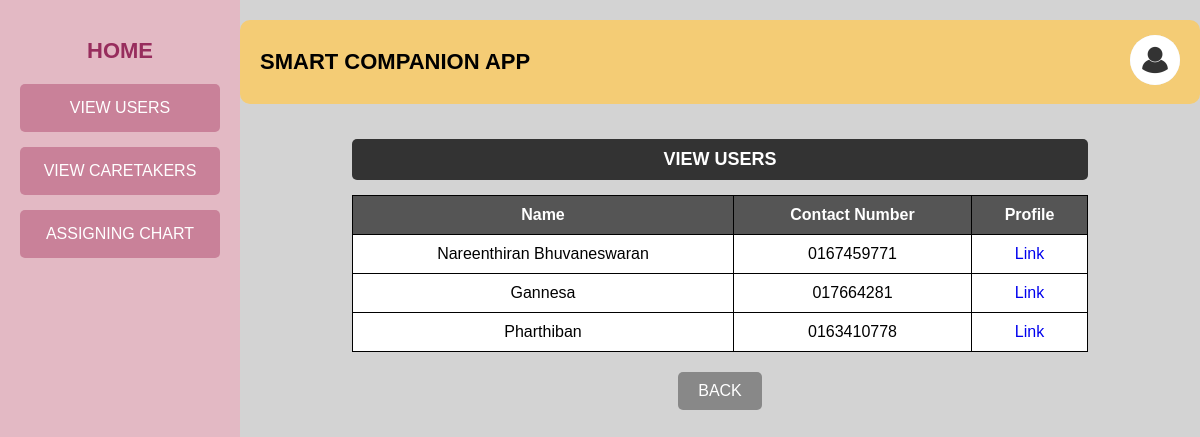
The page /aviewusers on the database as committed earlier.
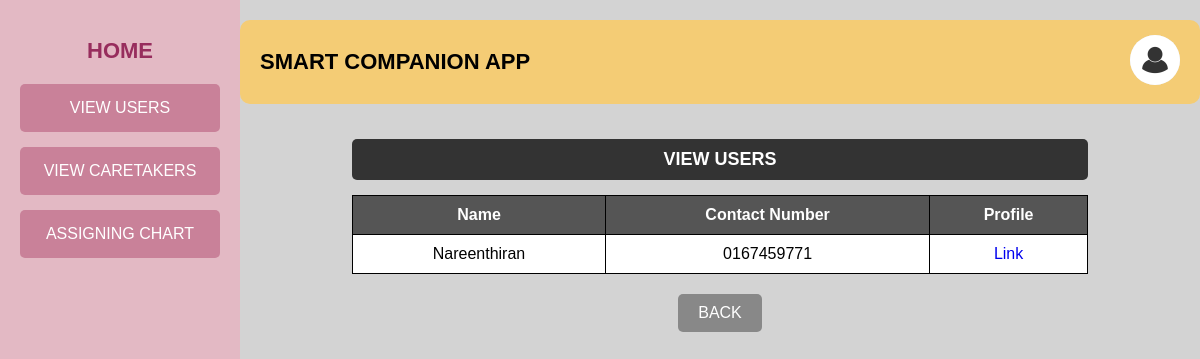
The same page on the database as committed later.
### tables this page shows
CREATE TABLE user (
            id INTEGER PRIMARY KEY AUTOINCREMENT,
            name TEXT NOT NULL,
            age TEXT NOT NULL,
            gender TEXT NOT NULL,
            username TEXT NOT NULL,
            password TEXT NOT NULL,
            ph_num TEXT NOT NULL
        );

### app.py (the view)
@app.route("/aviewusers", methods=["GET", "POST"])
def aviewusers():
    db= get_db()
    cursor = db.cursor()
    admin_id = session.get('admin_id')
    str_admin_id = str(admin_id)
    with open("static/img_log/admin/"+ str_admin_id + ".txt", "r") as file:
        image_name = str(file.read())
        image_url= url_for('static', filename='uploads/'+ image_name)
    cursor.execute("SELECT * FROM user ")
    patient_list = cursor.fetchall()  # Fetch all matching rows
    db.close()
    return render_template("admin/viewuser.html", image_url=image_url, contacts=patient_list)

### app.py (called while the page is built)
def get_db():
    if 'db' not in g:
        g.db = sqlite3.connect('project.db')
        g.db.row_factory = sqlite3.Row
    return g.db

### templates/Admin/viewuser.html (shortened to what this page needs)
<!DOCTYPE html>
<html lang="en">
<head>
    <link rel="stylesheet" href="static/contact.css">
</head>
<body>
    <div class="container">
        <div class="sidebar">
            <a href="{{ url_for('admin') }}"><h2>HOME</h2></a>
            <a href="{{ url_for('aviewusers') }}"><button class="nav-btn">VIEW USERS</button></a>
            <a href="{{ url_for('aviewcare') }}"><button class="nav-btn">VIEW CARETAKERS</button></a>
            <a href="{{ url_for('assign') }}"><button class="nav-btn">ASSIGNING CHART</button></a>
        </div>
        <div class="main-content">
            <div class="header">
                <h1>SMART COMPANION APP</h1>
                <div class="user-profile">
                    <a href="{{ url_for('adminprofile') }}"><img src="{{ image_url }}" alt="Profile Picture" class="profile-img"></a>
                </div>
            </div>
           <div class="contacts-section">
            <h2 class="contacts-title">VIEW USERS</h2>
            <table class="contacts-table">
                <tr>
                    <th>Name</th>
                    <th>Contact Number</th>
                    <th>Profile</th>
                </tr>
                {% for contact in contacts %}
                <tr>
                    <td>{{ contact[1] }}</td>
                    <td>{{ contact[6] }}</td>
                    <td><a href="/aviewuserprofile?p_id={{ contact[0] }}">Link</td>
                </tr>
                {% endfor %}
            </table>
        </div>
        <div class="buttons">
            <a href="{{ url_for('admin') }}"><button class="back-btn">BACK</button></a>
        </div>
    </div>
</div>
</body>
</html>

Rows that differ between the two databases and show on the page:
removed user: name "Gannesa", ph_num "017664281"
removed user: name "Pharthiban", ph_num "0163410778"
changed user: name "Nareenthiran Bhuvaneswaran" → "Nareenthiran"
